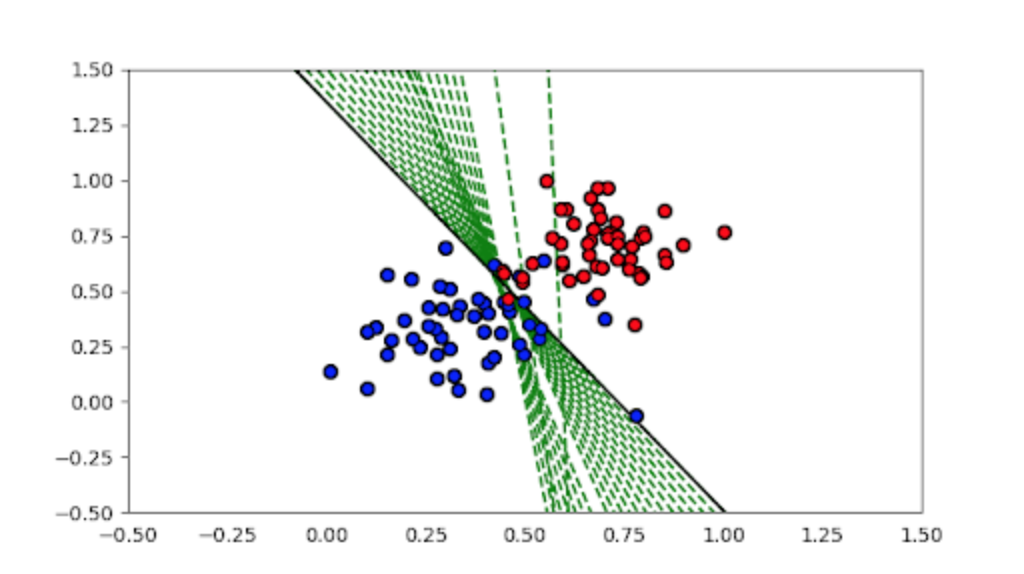

Write Python code to recreate this figure.
import os
import numpy as np
from numpy import genfromtxt
import matplotlib.pyplot as plt

# Setting the random seed, feel free to change it and see different solutions.
np.random.seed(42)
my_data = genfromtxt(os.getcwd() + '/lesson2-10/data.csv', delimiter=',')

X = np.array(my_data[:, [0, 1]])
y = np.array(my_data[:, 2])
num_epochs = 25


def stepFunction(t):
    if t >= 0:
        return 1
    return 0


def prediction(X, W, b):
    return stepFunction((np.matmul(X, W)+b)[0])

# TODO: Fill in the code below to implement the perceptron trick.
# The function should receive as inputs the data X, the labels y,
# the weights W (as an array), and the bias b,
# update the weights and bias W, b, according to the perceptron algorithm,
# and return W and b.


def perceptronStep(X, y, W, b, learn_rate=0.01):
    for i in range(len(X)):
        y_hat = prediction(X[i], W, b)
        # if y[i]-y_hat == 0 then this means that prediction classified the (p,q) point correctly
        if y[i]-y_hat == 1:
            W[0] += X[i][0]*learn_rate
            W[1] += X[i][1]*learn_rate
            b += learn_rate
        elif y[i]-y_hat == -1:
            W[0] -= X[i][0]*learn_rate
            W[1] -= X[i][1]*learn_rate
            b -= learn_rate
    return W, b

# This function runs the perceptron algorithm repeatedly on the dataset,
# and returns a few of the boundary lines obtained in the iterations,
# for plotting purposes.
# Feel free to play with the learning rate and the num_epochs,
# and see your results plotted below.


def trainPerceptronAlgorithm(X, y, learn_rate=0.01, num_epochs=num_epochs):
    x_min, x_max = min(X.T[0]), max(X.T[0])
    y_min, y_max = min(X.T[1]), max(X.T[1])
    W = np.array(np.random.rand(2, 1))
    b = np.random.rand(1)[0] + x_max
    # These are the solution lines that get plotted below.
    boundary_lines = []
    for i in range(num_epochs):
        # In each epoch, we apply the perceptron step.
        W, b = perceptronStep(X, y, W, b, learn_rate)
        boundary_lines.append((-W[0] / W[1], -b / W[1]))
    return boundary_lines


boundary_lines = trainPerceptronAlgorithm(X, y)
for i in range(num_epochs):
    if i == num_epochs-1:
        plt.plot(boundary_lines[i], 'k-')
        break
    print(i)
    print(boundary_lines[i])
    plt.plot(boundary_lines[i], 'g--')
    plt.xlim(-0.5, 1.5)
    plt.ylim(-0.5, 1.5)
color = 'blue'
for i, y_i in enumerate(y):
    if y_i != 0:
        color = 'blue'
    else:
        color = 'red'
    plt.scatter(X[i][0], X[i][1], c=color)

plt.show()
